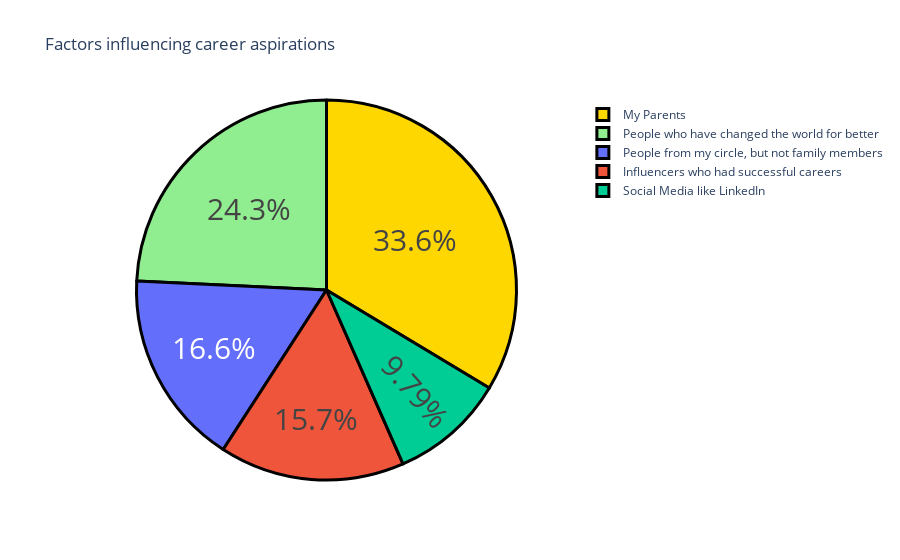

Notebook code for this chart:
### Code cell
question1= data["Which of the below factors influence the most about your career aspirations ?"].value_counts()
label = question1.index
counts = question1.values
colors = ['gold','lightgreen']
fig = go.Figure(data=[go.Pie(labels = label ,values = counts)])
fig.update_layout(title_text = 'Factors influencing career aspirations')
fig.update_traces(hoverinfo = 'label+value', textinfo = 'percent', textfont_size = 30,
                  marker = dict(colors = colors, line = dict(color = 'black' , width = 3)))
fig.show()

### Figure 1 — Plotly figure (JSON) as saved in the notebook; plotly's stock layout.template omitted (floating-point values rounded to 4 significant figures)
{"data": [{"hoverinfo": "label+value", "labels": ["My Parents", "People who have changed the world for better", "People from my circle, but not family members", "Influencers who had successful careers", "Social Media like LinkedIn"], "marker": {"colors": ["gold", "lightgreen"], "line": {"color": "black", "width": 3}}, "textfont": {"size": 30}, "textinfo": "percent", "type": "pie", "values": [79, 57, 39, 37, 23]}], "layout": {"autosize": true, "title": {"text": "Factors influencing career aspirations"}}}
